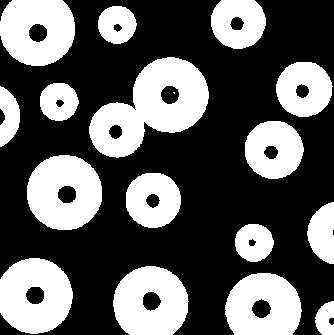
//> input picture MathematicalMorphology/Images/hole.png, 334 x 335 px
$ ./edgeFind Images/hole.png   (built with g++ and OpenCV 4)
//> lines starting //> are read from the running program, lines starting //| are printed output that depends on the picture; after the words box and inside, x2 and y2 are one past the last pixel; in counts of white or black regions, pixels touching at a corner belong together
#include <opencv2/opencv.hpp>

//Extracting the edge given a binary image, is the equivalent of finding the morphological gradient
//of an image.
//We can achieve this operation by simply having an image A and his structuring element, B.
//Then we should do the erosion of the image A with the element B, and the subtracting the result to the
//original image A. this would give us the edge of the binary shape. (eroding an image will produce an edge-divoured
//image, then subtracting this image to the original one will give us the little pixels edge that the erosion
//cancelled, giving us the edges shape).
//We can then say:
//E(A,K) = A - (A(-)K)

using namespace std;
using namespace cv;

void FindEdge(Mat, Mat&, Mat&);

int main(int argc, char** argv) {

	if(argc!=2) {
		cerr << "Usage: ./<programname> <imagename.format>" << endl;
		exit(EXIT_FAILURE);
	}

	Mat raw_image = imread(argv[1]);
//> raw_image is the input picture: 335 rows x 334 cols, CV_8UC3; 37.3% white; 17 white regions (1 under 20 px), largest, box (x1, y1, x2, y2) and area: (89, 57, 209, 158) 6475, (27, 155, 102, 230) 4229, (0, 258, 73, 334) 4193

	if(raw_image.empty()) {
		cerr << "Image format not valid." << endl;
		exit(EXIT_FAILURE);
	}

	Mat dest_image_combination = Mat::zeros(raw_image.size(), raw_image.type());
	Mat dest_image_function = dest_image_combination.clone();

	FindEdge(raw_image, dest_image_combination, dest_image_function);

	waitKey(0);
	return 0;

}

void FindEdge(Mat raw_image, Mat& dest_image_combination, Mat& dest_image_function) {

	//We're going to obtain the edge in two ways: with the combination of erosion and subtraction,
	//And from the function morphologyEx.
	//Let's start declaring a TMP dest combination mat object that will be useful when doing the middle
	//step of the closing, then declare the structuring element.
	Mat dest_combination_tmp = dest_image_combination.clone();
	Mat s_element = getStructuringElement(MORPH_RECT, Size(3,3), Point(-1,-1));

	//1) Obtaining the edge through the combination of erosion and subtraction
	erode(raw_image, dest_combination_tmp, s_element); //, Point(-1,-1), iterations);
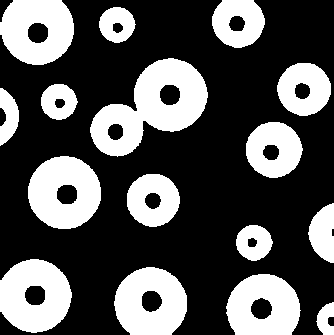
//> dest_combination_tmp: 335 rows x 334 cols, CV_8UC3; 33.5% white; 16 white regions, largest, box (x1, y1, x2, y2) and area: (90, 58, 208, 157) 5857, (28, 156, 101, 229) 3859, (0, 259, 72, 333) 3857
	dest_image_combination = raw_image - dest_combination_tmp;
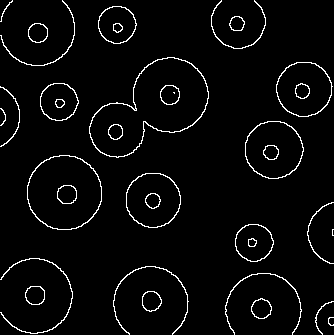
//> dest_image_combination: 335 rows x 334 cols, CV_8UC3; 3.7% white in thin lines or dots

	//2) Obtaining the edge through the function morphologyEx
	morphologyEx(raw_image, dest_image_function, MORPH_GRADIENT, s_element); //, Point(-1,-1), iterations);
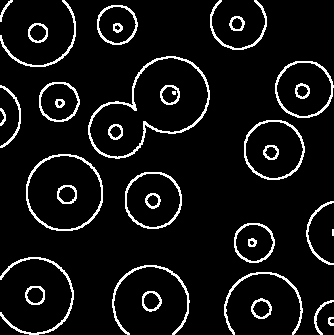
//> dest_image_function: 335 rows x 334 cols, CV_8UC3; 7.5% white in thin lines or dots

	//Show the images
	imshow("Original", raw_image);
	imshow("Edge Manual", dest_image_combination);
	imshow("Edge Function", dest_image_function);
	waitKey(0);


}
